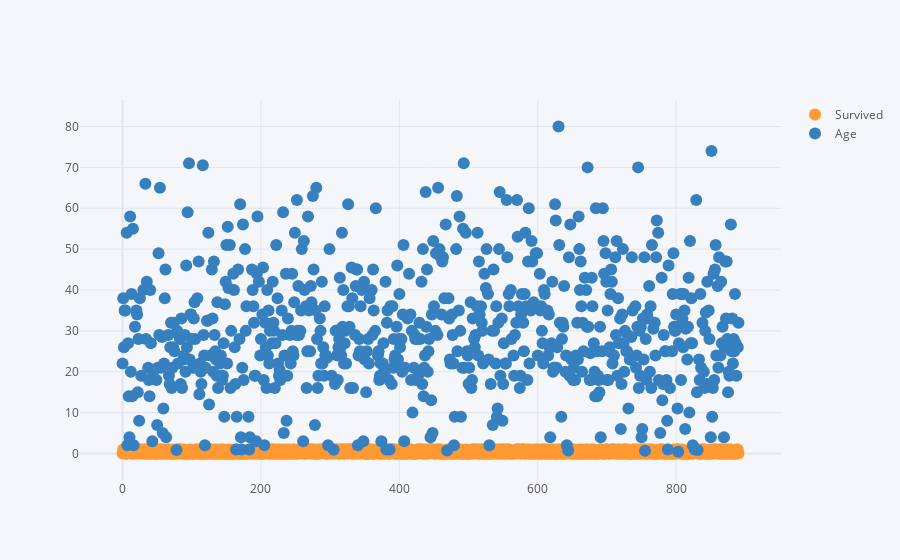

The notebook cell this image was saved under:
### Markdown cell above
As you can see in the above image, Plotly provides a set of options to play around with the visualisation. On the top right corner of the generated plot, you can see 10 buttons that offer different functionalities. In the order of buttons from going left to right we have one to download the plot as a png image, toggle buttons to switch between zoom mode and pan mode, a zoom in and zoom out button, an autoscale button to reset the scale in the plot, a reset axis button, a button to toggle the spike lines in the graph, and pair of toggle button to switch between different mouse hover modes.

Like the Pandas plot function, iplot enables users to use the ‘kind’ keyword argument to plot different kinds of plots such as scatter plots, bar plots, histograms etc. Let’s look at some examples.

### Code cell
train[['Survived','Age']].iplot(kind='scatter',mode='markers')

### Figure 1 — Plotly figure (JSON) as saved in the notebook; plotly's stock layout.template omitted (floating-point values rounded to 4 significant figures; data arrays with more than 128 entries replaced by an {"elided": "..."} marker saying what was removed)
{"data": [{"line": {"color": "rgba(255, 153, 51, 1.0)", "dash": "solid", "shape": "linear", "width": 1.3}, "marker": {"size": 12, "symbol": "circle"}, "mode": "markers", "name": "Survived", "text": "", "type": "scatter", "x": {"elided": "891 int values"}, "y": {"elided": "891 int values"}}, {"line": {"color": "rgba(55, 128, 191, 1.0)", "dash": "solid", "shape": "linear", "width": 1.3}, "marker": {"size": 12, "symbol": "circle"}, "mode": "markers", "name": "Age", "text": "", "type": "scatter", "x": {"elided": "891 int values"}, "y": {"elided": "891 mixed values"}}], "layout": {"legend": {"bgcolor": "#F5F6F9", "font": {"color": "#4D5663"}}, "paper_bgcolor": "#F5F6F9", "plot_bgcolor": "#F5F6F9", "title": {"font": {"color": "#4D5663"}}, "xaxis": {"gridcolor": "#E1E5ED", "showgrid": true, "tickfont": {"color": "#4D5663"}, "title": {"font": {"color": "#4D5663"}, "text": ""}, "zerolinecolor": "#E1E5ED"}, "yaxis": {"gridcolor": "#E1E5ED", "showgrid": true, "tickfont": {"color": "#4D5663"}, "title": {"font": {"color": "#4D5663"}, "text": ""}, "zerolinecolor": "#E1E5ED"}}}
